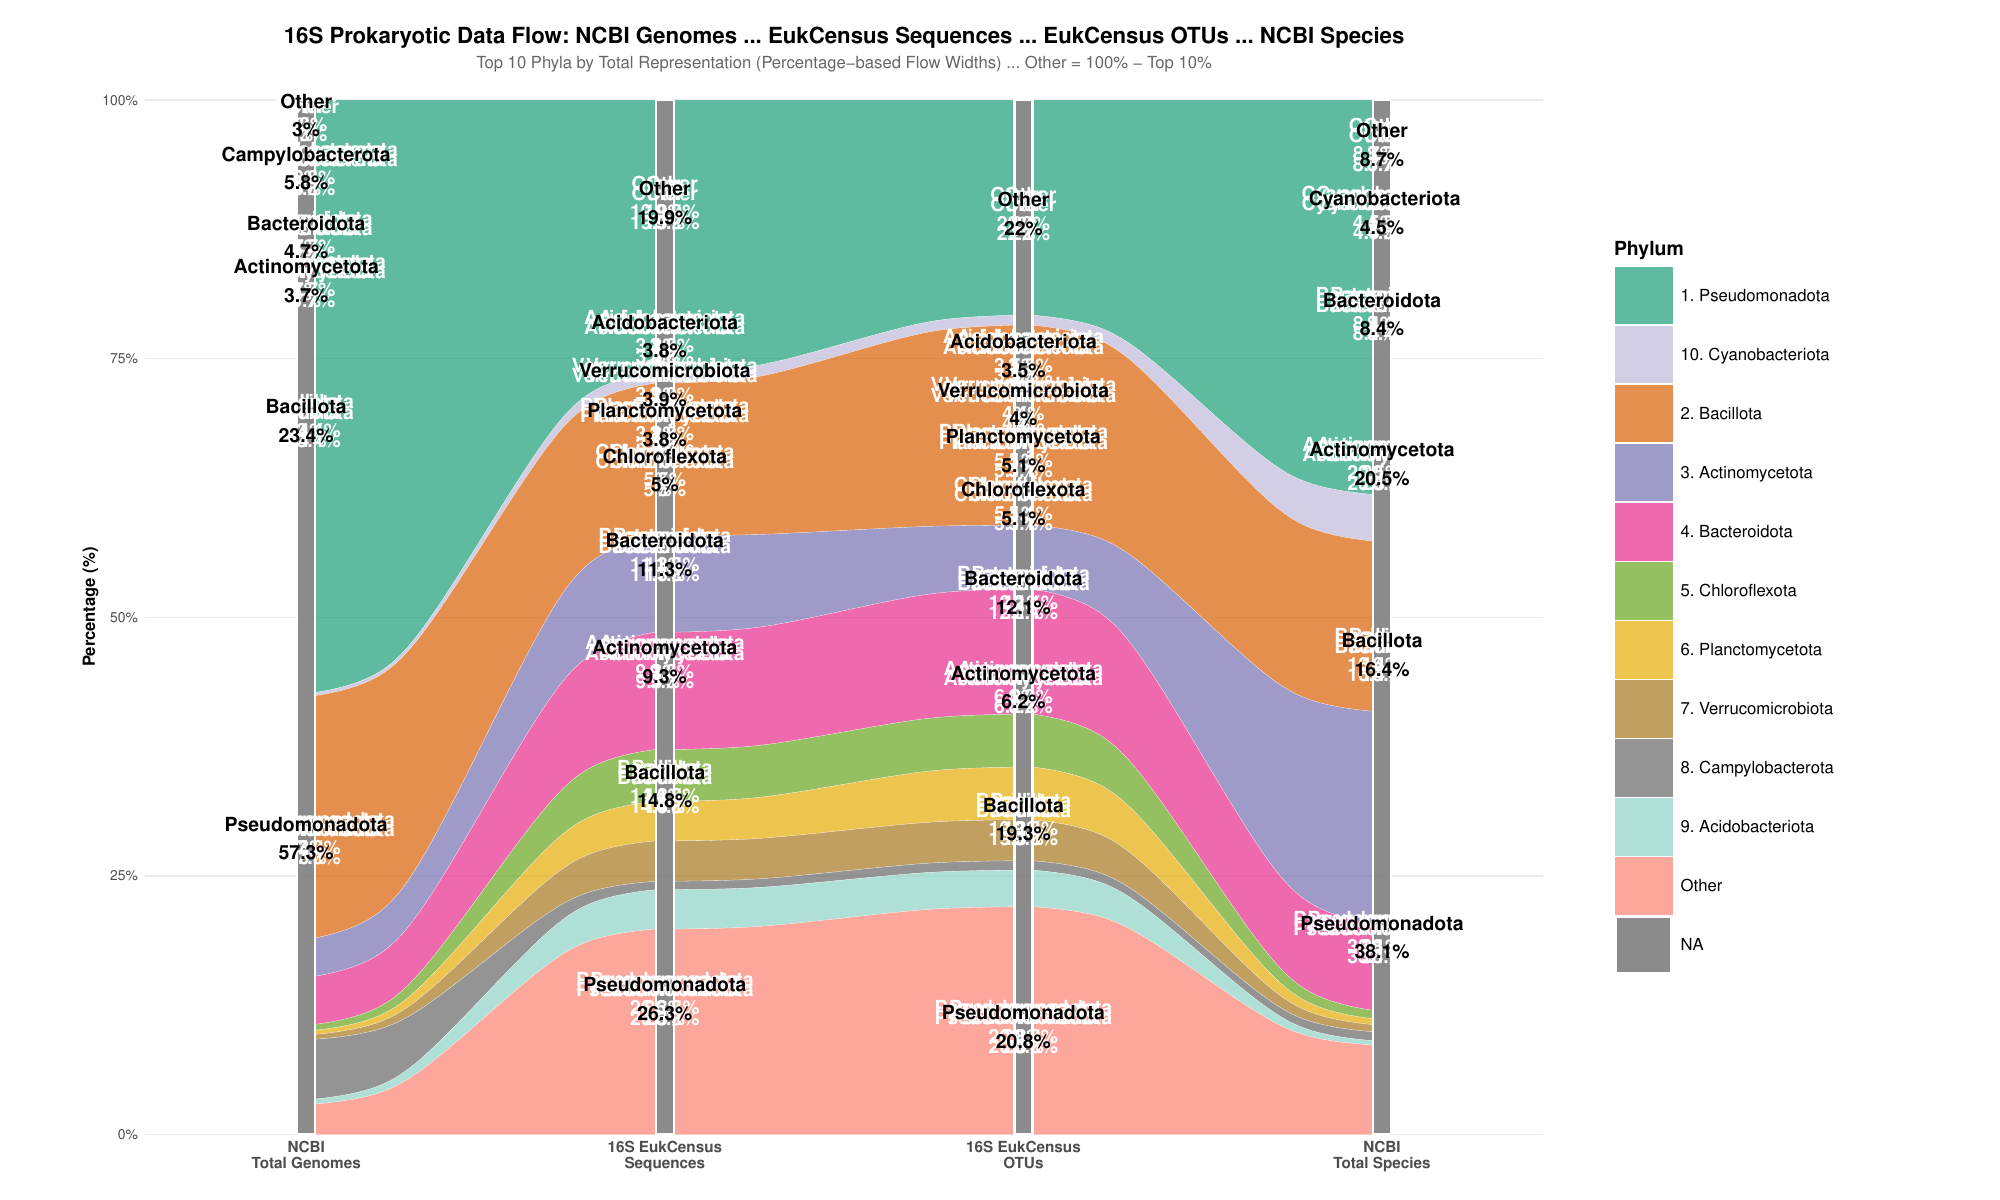

This figure's R source:
#!/usr/bin/env Rscript
#
# 16S Prokaryotic Alluvial Plot Generator - CLEAN PERCENTAGE VERSION
# ===================================================================
#
# Creates an alluvial plot showing the flow from:
# NCBI Total Genomes → 16S EukCensus Sequences → 16S EukCensus OTUs → NCBI Total Species
#
# For prokaryotic (16S) data only
# Shows top 10 shared phyla by total representation
# Uses PERCENTAGES for flow widths with "Other" calculated as 100 - sum of top 10 percentages
# Clean implementation with proper legend positioning
#
# Author: Clean Alluvial Team
# Date: 2025
#

# Load required libraries
library(ggplot2)
library(dplyr)
library(ggalluvial)
library(RColorBrewer)
library(viridis)
library(scales)
library(ggrepel)

# Use default fonts to avoid font issues
default_font <- ""

cat("=== 16S Prokaryotic Clean Alluvial Plot Generator - PERCENTAGE VERSION ===\n\n")

# Load the 16S data
cat("Loading 16S data...\n")
data_16s <- read.csv("../../Eukcensus_merge/merged_output/16s_merged/results/16s_ncbi_merged_clean_phylum.csv", stringsAsFactors = FALSE)
cat("16S data loaded:", nrow(data_16s), "rows\n")

# Filter for matched phyla only and remove N/A values
matched_data <- data_16s %>%
  filter(match_status == 'matched') %>%
  filter(!is.na(coverage_percentage) & !is.na(census_size_count) & !is.na(census_otu_count) &
         !is.na(ncbi_genome_count) & !is.na(ncbi_species_count) & !is.na(phylum)) %>%
  filter(phylum != "N/A" & phylum != "" & !is.null(phylum))

cat("Matched phyla found:", nrow(matched_data), "\n")

# Use the actual percentages from CSV for ranking (no recalculation needed)
# Calculate total representation using the CSV percentages and get top 10
matched_data$total_representation <- matched_data$genome_pct_db + matched_data$size_percentage +
                                    matched_data$otu_percentage + matched_data$species_pct

top_phyla <- matched_data %>%
  arrange(desc(total_representation)) %>%
  head(10)

cat("Top 10 phyla selected:", nrow(top_phyla), "\n")

# Print top 5 phyla for reference
cat("\nTop 5 prokaryotic phyla by total representation:\n")
for (i in 1:min(5, nrow(top_phyla))) {
  cat(sprintf("%d. %s: Genome=%.1f%%, Size=%.1f%%, OTU=%.1f%%, Species=%.1f%%\n",
              i, top_phyla$phylum[i], top_phyla$genome_pct_db[i],
              top_phyla$size_percentage[i], top_phyla$otu_percentage[i], top_phyla$species_pct[i]))
}

# Calculate "Other" percentages as 100 - sum of top 10 percentages for each node
other_genome_pct <- max(0, 100 - sum(top_phyla$genome_pct_db, na.rm = TRUE))
other_size_pct <- max(0, 100 - sum(top_phyla$size_percentage, na.rm = TRUE))
other_otu_pct <- max(0, 100 - sum(top_phyla$otu_percentage, na.rm = TRUE))
other_species_pct <- max(0, 100 - sum(top_phyla$species_pct, na.rm = TRUE))

cat("\nOther percentages (100 - sum of top 10):\n")
cat("  Other Genomes:", round(other_genome_pct, 1), "%\n")
cat("  Other Sequences:", round(other_size_pct, 1), "%\n")
cat("  Other OTUs:", round(other_otu_pct, 1), "%\n")
cat("  Other Species:", round(other_species_pct, 1), "%\n")

# Verification - Each node should sum to 100%
cat("\nVerification - Each node should sum to 100%:\n")
cat("  Genomes: Top10=", round(sum(top_phyla$genome_pct_db, na.rm = TRUE), 1), "% + Other=", round(other_genome_pct, 1), "% = ", round(sum(top_phyla$genome_pct_db, na.rm = TRUE) + other_genome_pct, 1), "%\n")
cat("  Sequences: Top10=", round(sum(top_phyla$size_percentage, na.rm = TRUE), 1), "% + Other=", round(other_size_pct, 1), "% = ", round(sum(top_phyla$size_percentage, na.rm = TRUE) + other_size_pct, 1), "%\n")
cat("  OTUs: Top10=", round(sum(top_phyla$otu_percentage, na.rm = TRUE), 1), "% + Other=", round(other_otu_pct, 1), "% = ", round(sum(top_phyla$otu_percentage, na.rm = TRUE) + other_otu_pct, 1), "%\n")
cat("  Species: Top10=", round(sum(top_phyla$species_pct, na.rm = TRUE), 1), "% + Other=", round(other_species_pct, 1), "% = ", round(sum(top_phyla$species_pct, na.rm = TRUE) + other_species_pct, 1), "%\n")

# Create long format data for alluvial plot using PERCENTAGES for flow widths
cat("\nPreparing data for 4-node alluvial plot with percentage-based flow widths...\n")
long_data <- data.frame()

# Add top 10 phyla data using percentages for flow widths
for (i in 1:nrow(top_phyla)) {
  phylum_data <- data.frame(
    alluvium = rep(i, 4),
    phylum = rep(paste0(i, ". ", top_phyla$phylum[i]), 4),
    x = c("NCBI_Total_Genomes", "16S_EukCensus_Sequences", "16S_EukCensus_OTUs", "NCBI_Total_Species"),
    stratum = c("NCBI_Total_Genomes", "16S_EukCensus_Sequences", "16S_EukCensus_OTUs", "NCBI_Total_Species"),
    y = c(
      top_phyla$genome_pct_db[i],        # Node 1: NCBI Total Genomes (percentage)
      top_phyla$size_percentage[i],      # Node 2: 16S EukCensus Sequences (percentage)
      top_phyla$otu_percentage[i],       # Node 3: 16S EukCensus OTUs (percentage)
      top_phyla$species_pct[i]           # Node 4: NCBI Total Species (percentage)
    ),
    absolute_count = c(
      top_phyla$ncbi_genome_count[i],    # Keep absolute counts for labels
      top_phyla$census_size_count[i],
      top_phyla$census_otu_count[i],
      top_phyla$ncbi_species_count[i]
    ),
    percentage = c(
      top_phyla$genome_pct_db[i],        # NCBI Total Genomes percentage
      top_phyla$size_percentage[i],      # 16S EukCensus Sequences percentage
      top_phyla$otu_percentage[i],       # 16S EukCensus OTUs percentage
      top_phyla$species_pct[i]           # NCBI Total Species percentage
    ),
    stringsAsFactors = FALSE
  )
  long_data <- rbind(long_data, phylum_data)
}

# Add "Other" category using calculated percentages
other_data <- data.frame(
  alluvium = rep(nrow(top_phyla) + 1, 4),
  phylum = rep("Other", 4),
  x = c("NCBI_Total_Genomes", "16S_EukCensus_Sequences", "16S_EukCensus_OTUs", "NCBI_Total_Species"),
  stratum = c("NCBI_Total_Genomes", "16S_EukCensus_Sequences", "16S_EukCensus_OTUs", "NCBI_Total_Species"),
  y = c(other_genome_pct, other_size_pct, other_otu_pct, other_species_pct),
  absolute_count = c(0, 0, 0, 0),  # Placeholder for absolute counts
  percentage = c(other_genome_pct, other_size_pct, other_otu_pct, other_species_pct),
  stringsAsFactors = FALSE
)
long_data <- rbind(long_data, other_data)

# Fix x-axis ordering to prevent alphabetical reordering
long_data$x <- factor(long_data$x, levels = c("NCBI_Total_Genomes", "16S_EukCensus_Sequences", "16S_EukCensus_OTUs", "NCBI_Total_Species"))
long_data$stratum <- factor(long_data$stratum, levels = c("NCBI_Total_Genomes", "16S_EukCensus_Sequences", "16S_EukCensus_OTUs", "NCBI_Total_Species"))

cat("Long data created with", nrow(long_data), "rows\n")

# Create node labels with COMPLETELY FIXED positioning
# ggalluvial stacks segments in the order they appear in the data
# We need to calculate positions exactly as ggalluvial does
node_labels <- long_data %>%
  group_by(x) %>%
  # CRITICAL: Sort by alluvium to match ggalluvial's internal ordering
  arrange(alluvium) %>%
  mutate(
    # Calculate the bottom position of each segment
    segment_bottom = lag(cumsum(y), default = 0),
    # Calculate the top position of each segment
    segment_top = cumsum(y),
    # Position label at the exact center of each segment
    label_y = segment_bottom + (y / 2)
  ) %>%
  ungroup() %>%
  filter(y >= 2) %>%  # Show labels for phyla >= 2%
  mutate(
    label_text = ifelse(phylum == "Other",
                       paste0("Other\n", round(y, 1), "%"),
                       paste0(substr(phylum, 4, 25), "\n", round(y, 1), "%"))
  )

# Debug: Print detailed label positions for first node to verify alignment
cat("DETAILED label positioning debug (NCBI_Total_Genomes node):\n")
first_node_debug <- node_labels %>%
  filter(x == "NCBI_Total_Genomes") %>%
  arrange(alluvium)

for(i in 1:nrow(first_node_debug)) {
  cat(sprintf("  %s: segment=%.1f%%-%.1f%%, center=%.1f%%, label_y=%.1f%% %s\n",
              first_node_debug$phylum[i],
              first_node_debug$segment_bottom[i],
              first_node_debug$segment_top[i],
              first_node_debug$segment_bottom[i] + first_node_debug$y[i]/2,
              first_node_debug$label_y[i],
              ifelse(abs((first_node_debug$segment_bottom[i] + first_node_debug$y[i]/2) - first_node_debug$label_y[i]) < 0.01, "✓", "✗")))
}

# Create professional color palette
n_colors <- length(unique(long_data$phylum))
colors <- c(
  "#1b9e77", "#d95f02", "#7570b3", "#e7298a", "#66a61e",
  "#e6ab02", "#a6761d", "#666666", "#8dd3c7", "#bebada",
  "#fb8072"
)[1:n_colors]
names(colors) <- unique(long_data$phylum)

cat("Creating alluvial plot...\n")
cat("Each node will show percentages with flow widths based on percentages\n")

# Create the main alluvial plot with legend on the right
p <- ggplot(long_data,
            aes(x = x, stratum = stratum, alluvium = alluvium, y = y, fill = phylum)) +
  # Flows with percentage widths
  geom_flow(alpha = 0.7, curve_type = "xspline", width = 0.05,
            color = "white", linewidth = 0.1) +
  # All nodes with consistent styling
  geom_stratum(alpha = 0.9, color = "white", linewidth = 0.8, width = 0.05) +
  # Add white outline by drawing text multiple times with slight offsets
  geom_text(data = node_labels,
            aes(x = x, y = label_y, label = label_text),
            size = 5, color = "white", fontface = "bold",
            nudge_x = 0.02, nudge_y = 0.5,
            inherit.aes = FALSE) +
  geom_text(data = node_labels,
            aes(x = x, y = label_y, label = label_text),
            size = 5, color = "white", fontface = "bold",
            nudge_x = -0.02, nudge_y = -0.5,
            inherit.aes = FALSE) +
  geom_text(data = node_labels,
            aes(x = x, y = label_y, label = label_text),
            size = 5, color = "white", fontface = "bold",
            nudge_x = 0.02, nudge_y = -0.5,
            inherit.aes = FALSE) +
  geom_text(data = node_labels,
            aes(x = x, y = label_y, label = label_text),
            size = 5, color = "white", fontface = "bold",
            nudge_x = -0.02, nudge_y = 0.5,
            inherit.aes = FALSE) +
  # Add black text on top (main text)
  geom_text(data = node_labels,
            aes(x = x, y = label_y, label = label_text),
            size = 5, color = "black", fontface = "bold",
            inherit.aes = FALSE) +
  # Professional color scheme
  scale_fill_manual(values = colors, name = "Phylum") +
  # Clean axis labels with expanded spacing
  scale_x_discrete(labels = c("NCBI\nTotal Genomes", "16S EukCensus\nSequences",
                             "16S EukCensus\nOTUs", "NCBI\nTotal Species"),
                   expand = expansion(mult = c(0.15, 0.15))) +
  # Format y-axis with percentage labels and ensure 0-100% scale
  scale_y_continuous(labels = function(x) paste0(x, "%"),
                     limits = c(0, 100),
                     expand = expansion(mult = c(0, 0.02))) +
  # Clean theme
  theme_minimal(base_family = default_font) +
  theme(
    plot.title = element_text(size = 16, face = "bold", hjust = 0.5),
    plot.subtitle = element_text(size = 12, hjust = 0.5, color = "gray40"),
    axis.title.x = element_blank(),
    axis.title.y = element_text(size = 12, face = "bold"),
    axis.text.x = element_text(size = 11, face = "bold"),
    axis.text.y = element_text(size = 10),
    legend.position = "right",
    legend.title = element_text(size = 14, face = "bold"),
    legend.text = element_text(size = 12),
    legend.key.size = unit(1.5, "cm"),
    legend.margin = margin(l = 20),
    legend.box.margin = margin(l = 20),
    panel.grid.major.x = element_blank(),
    panel.grid.minor = element_blank(),
    plot.margin = margin(20, 120, 20, 60)
  ) +
  labs(
    title = "16S Prokaryotic Data Flow: NCBI Genomes → EukCensus Sequences → EukCensus OTUs → NCBI Species",
    subtitle = "Top 10 Phyla by Total Representation (Percentage-based Flow Widths) • Other = 100% - Top 10%",
    y = "Percentage (%)"
  )

# Save the plot with extra width for better readability and legend
cat("Saving plot...\n")
ggsave("alluvial_16s_clean_pct.png", plot = p, width = 20, height = 12, dpi = 300, bg = "white")
ggsave("alluvial_16s_clean_pct.pdf", plot = p, width = 20, height = 12, bg = "white")

# Create summary statistics
summary_stats <- data.frame(
  Dataset = "16S_Prokaryotic_Percentage",
  Total_Phyla = nrow(matched_data),
  Top_10_Phyla = nrow(top_phyla),
  Top_10_Genome_Coverage = round(sum(top_phyla$genome_pct_db, na.rm = TRUE), 1),
  Top_10_Sequence_Coverage = round(sum(top_phyla$size_percentage, na.rm = TRUE), 1),
  Top_10_OTU_Coverage = round(sum(top_phyla$otu_percentage, na.rm = TRUE), 1),
  Top_10_Species_Coverage = round(sum(top_phyla$species_pct, na.rm = TRUE), 1),
  Other_Genome_Percentage = round(other_genome_pct, 1),
  Other_Sequence_Percentage = round(other_size_pct, 1),
  Other_OTU_Percentage = round(other_otu_pct, 1),
  Other_Species_Percentage = round(other_species_pct, 1)
)

write.csv(summary_stats, "alluvial_16s_clean_pct_summary.csv", row.names = FALSE)

cat("\n✅ 16S Clean Percentage Alluvial Plot completed successfully!\n")
cat("📁 Files saved:\n")
cat("   - alluvial_16s_clean_pct.png (high-res image)\n")
cat("   - alluvial_16s_clean_pct.pdf (vector format)\n")
cat("   - alluvial_16s_clean_pct_summary.csv (statistics)\n")
cat("\n📊 Summary:\n")
cat("   - Total phyla:", nrow(matched_data), "\n")
cat("   - Top 10 coverage: Genomes", summary_stats$Top_10_Genome_Coverage, "%, Sequences",
    summary_stats$Top_10_Sequence_Coverage, "%, OTUs", summary_stats$Top_10_OTU_Coverage,
    "%, Species", summary_stats$Top_10_Species_Coverage, "%\n")
cat("   - Other percentages: Genomes", summary_stats$Other_Genome_Percentage, "%, Sequences",
    summary_stats$Other_Sequence_Percentage, "%, OTUs", summary_stats$Other_OTU_Percentage,
    "%, Species", summary_stats$Other_Species_Percentage, "%\n")
